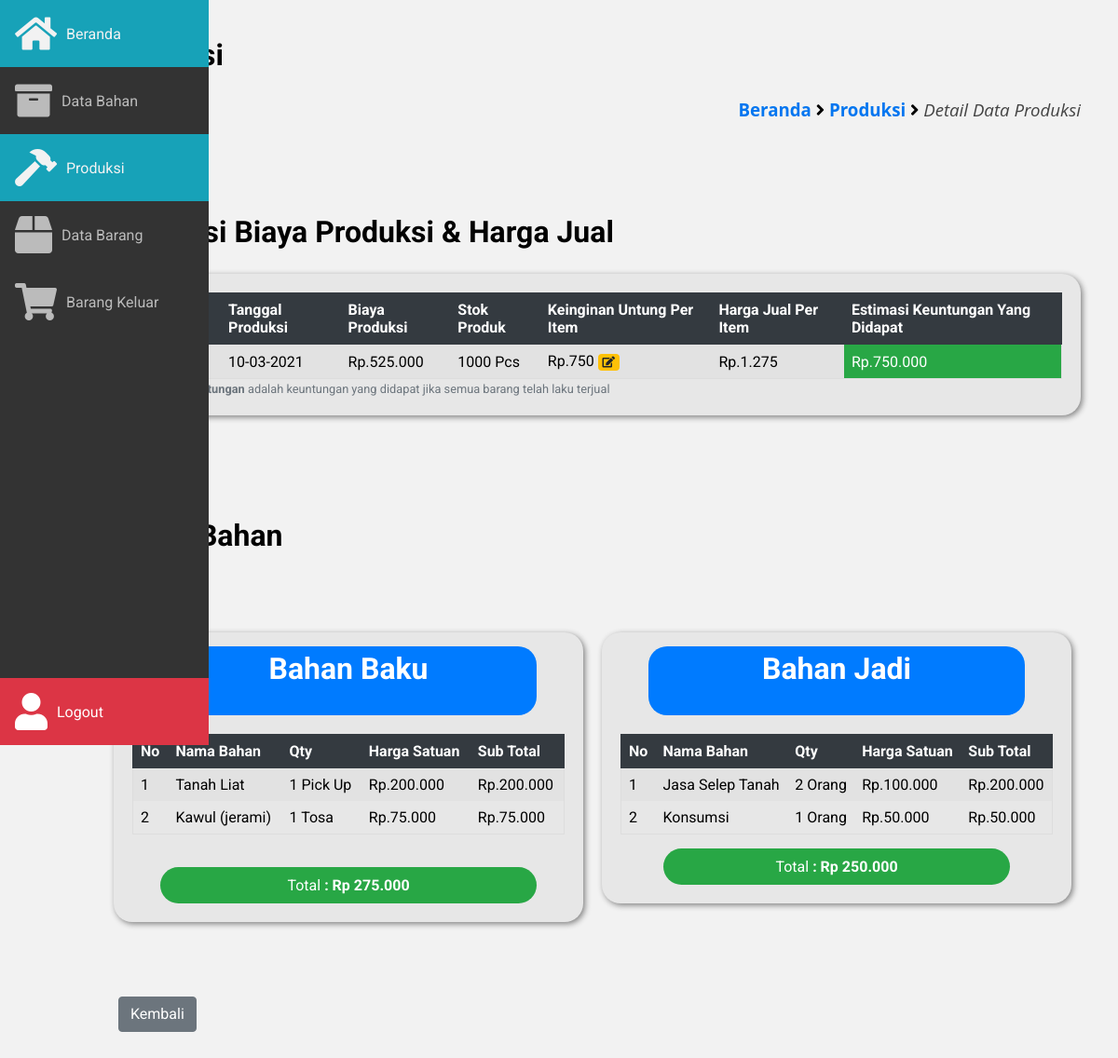
The page /frontend/produksi/detail_produksi.php?id_produksi=87&page=produksi on the database its author committed.
### tables this page shows
CREATE TABLE `produksi` (
  `id_produksi` int(12) NOT NULL,
  `nama_produk` varchar(100) NOT NULL,
  `stok_produk` int(12) NOT NULL,
  `satuan_stok_produk` varchar(100) NOT NULL,
  `untung_produk` int(12) NOT NULL,
  `tgl_produksi` date NOT NULL
);

CREATE TABLE `detail_produksi` (
  `id_detail_produksi` int(12) NOT NULL,
  `produksi_id` int(12) NOT NULL,
  `bhn_id` int(12) NOT NULL,
  `qty` int(12) NOT NULL,
  `sub_total` int(12) NOT NULL
);

CREATE TABLE `bahan` (
  `id_bahan` int(11) NOT NULL,
  `nama_bahan` varchar(100) NOT NULL,
  `tgl` date NOT NULL,
  `kuantitas` int(12) NOT NULL,
  `satuan` varchar(100) NOT NULL,
  `harga` int(11) NOT NULL,
  `kategori` varchar(100) NOT NULL
);

### frontend/produksi/detail_produksi.php (the view, shortened to what this page needs)
<?php include '../../database/koneksi.php'; ?>
<!DOCTYPE html>
<html lang="pt-BR">
	<head>
		<link rel="stylesheet" href="https://pro.fontawesome.com/releases/v5.10.0/css/all.css"/>
		<link
			rel="stylesheet"
			href="https://cdn.materialdesignicons.com/4.9.95/css/materialdesignicons.min.css"
		/>
		<link rel="stylesheet" href="../../assets/css/main.css" />
		<link rel="stylesheet" href="../../assets/css/style.css" />
		<link rel="stylesheet" href="../../assets/css/sidebar.css" />
	</head>
	<body>
	<?php
		include '../layout/sidebar.php';
	?>
		<main class="main">
			<section>
				<h2>Produksi</h2>
				<div class="breadcrumb">
						<h3>
							<a href="../../beranda.php?page=beranda">Beranda</a> <i class="fa fa-angle-right"></i>
							<a href="index.php?page=produksi">Produksi</a> <i class="fa fa-angle-right"></i>
							<span class="akhir-link-breadcrumb">Detail Data Produksi</span>
						</h3>
				</div>
				<div class="container">
					<div class="baris">
						<?php
							$id_produksi = $_GET['id_produksi'];
							$cekData   =  "SELECT * FROM detail_produksi WHERE produksi_id = '$id_produksi' ";
							$queryData = mysqli_query($host, $cekData);
							$cekdId    = mysqli_num_rows($queryData);
							if ($cekdId != null) {
								$sql        = "SELECT * FROM detail_produksi INNER JOIN produksi ON detail_produksi.produksi_id = produksi.id_produksi WHERE produksi_id = '$id_produksi' ";
								$query      = mysqli_query($host, $sql);
								$list_biaya = mysqli_fetch_assoc($query);
								$sqlSum     = "SELECT SUM(sub_total) AS total_biaya_produksi FROM detail_produksi WHERE produksi_id = '$id_produksi' ";
								$querySum   = mysqli_query($host, $sqlSum);
								$dataSum    = mysqli_fetch_assoc($querySum);
								$hargaSatuan = $dataSum['total_biaya_produksi'] / $list_biaya['stok_produk'] + $list_biaya['untung_produk'];
								$cuan        = $list_biaya['stok_produk'] * $list_biaya['untung_produk'];
						?>
							<div class="kolom-100 margin-top-50 margin-bottom-100">
								<h2>Kalkulasi Biaya Produksi & Harga Jual</h2>
								<div class="box-konten-radius backgorund-e7">
									<div class="box-badan-konten">
										<div class="table-box">
											<table class="table-responsive">
												<tr class="thead-dark">
													<th>Nama Produk</th>
													<th>Tanggal Produksi</th>
													<th>Biaya Produksi</th>
													<th>Stok Produk</th>
													<th>Keinginan Untung Per Item</th>
													<th>Harga Jual Per Item</th>
													<th>Estimasi Keuntungan Yang Didapat</th>
												</tr>
												<tr>
													<td><?= $list_biaya['nama_produk'] ?></td>
													<td><?= date('d-m-Y', strtotime($list_biaya['tgl_produksi'])) ?></td>
													<td><?= "Rp." . number_format($dataSum['total_biaya_produksi'],0, ',' , '.') ?></td>
													<td><?= $list_biaya['stok_produk'] . " " . $list_biaya['satuan_stok_produk'] ?></td>
													<td>
														<?= "Rp." . number_format($list_biaya['untung_produk'], 0, ',' , '.') ?>
														<a href="edit_untung.php?produksi_id=<?= $list_biaya['produksi_id']?>" class="lencana lencana-kuning">
															<i class="fa fa-edit"></i>
														</a>
													</td>
													<td><?= "Rp." . number_format($hargaSatuan, 0, ',' , '.') ?></td>
													<td class="background-hijau teks-putih"><?= "Rp." . number_format($cuan, 0, ',' , '.') ?></td>
												</tr>
											</table>
											<small class="teks-mati">
												<b>* Estimasi Keuntungan</b> adalah keuntungan yang didapat jika semua barang telah laku terjual
											</small>
										</div>
									</div>
								</div>
							</div>
							<div class="kolom-50">
								<h2>Detail Bahan</h2>
								<a href="edit_detail_produksi.php?id_produksi=<?php echo $id_produksi?>&page=produksi" class="tmbl tmbl-kuning float-left">
								</a>
							</div>
							<div class="kolom-100 margin-bottom-50">
								<div class="kolom-50-kiri">
									<div class="box-konten-radius backgorund-e7">
										<center>
											<div class="box-header-radius-80 background-biru teks-putih">
												<h2 class="text-center">Bahan Baku</h2>
											</div>
										</center>
										<div class="box-badan-konten">
											<div class="table-box">
												<table class="table-responsive">
													<tr class="thead-dark">
														<th>No</th>
														<th>Nama Bahan</th>
														<th>Qty</th>
														<th>Harga Satuan</th>
														<th>Sub Total</th>
													</tr>
													<?php
														$nomor = 1;
														$dataBahanBaku = "SELECT * FROM detail_produksi INNER JOIN produksi ON detail_produksi.produksi_id = produksi.id_produksi INNER JOIN bahan ON detail_produksi.bhn_id = bahan.id_bahan  WHERE produksi_id = '$id_produksi' AND kategori = 'bahan baku' ";
														$query         = mysqli_query($host, $dataBahanBaku);
														while ($bahanBaku = mysqli_fetch_assoc($query) ) {
													?>
													<tr>
														<td><?= $nomor++ ?></td>
														<td><?= $bahanBaku['nama_bahan'] ?></td>
														<td><?= $bahanBaku['qty'] . " " .  $bahanBaku['satuan'] ?></td>
														<td><?= "Rp." . number_format($bahanBaku['harga'], 0, ',' , '.') ?></td>
														<td><?= "Rp." . number_format($bahanBaku['sub_total'], 0, ',' , '.') ?></td>
													</tr>
													<?php } ?>
												</table>
											</div>
										</div>
										<center>
											<div class="kolom-kalulasi-sementara margin-bottom-20">
												<div class="box-header-radius-80 background-hijau teks-putih padding-10">
													<?php
														$sqlTotal   = mysqli_query($host, "SELECT SUM(sub_total) AS total_baku FROM detail_produksi INNER JOIN bahan ON detail_produksi.bhn_id = bahan.id_bahan  WHERE produksi_id = '$id_produksi' AND kategori = 'bahan baku' ");
														$total      = mysqli_fetch_assoc($sqlTotal);
													?>
													Total
													<b> : <?= "Rp " . number_format($total['total_baku'],0,',','.') ?></b>
												</div>
											</div>
										</center>
									</div>
								</div>
								<div class="kolom-50-kanan">
									<div class="box-konten-radius backgorund-e7">
										<center>
											<div class="box-header-radius-80 background-biru teks-putih">
												<h2 class="text-center">Bahan Jadi</h2>
											</div>
										</center>
										<div class="box-badan-konten">
											<div class="table-box">
												<table class="table-responsive">
													<tr class="thead-dark">
														<th>No</th>
														<th>Nama Bahan</th>
														<th>Qty</th>
														<th>Harga Satuan</th>
														<th>Sub Total</th>
													</tr>
													<?php
														$nomor = 1;
														$dataBahanBaku = "SELECT * FROM detail_produksi INNER JOIN produksi ON detail_produksi.produksi_id = produksi.id_produksi INNER JOIN bahan ON detail_produksi.bhn_id = bahan.id_bahan  WHERE produksi_id = '$id_produksi' AND kategori = 'bahan jadi' ";
														$query         = mysqli_query($host, $dataBahanBaku);
														while ($bahanBaku = mysqli_fetch_assoc($query) ) {
													?>
													<tr>
														<td><?= $nomor++ ?></td>
														<td><?= $bahanBaku['nama_bahan'] ?></td>
														<td><?= $bahanBaku['qty'] . " " .  $bahanBaku['satuan'] ?></td>
														<td><?= "Rp." . number_format($bahanBaku['harga'], 0, ',' , '.') ?></td>
														<td><?= "Rp." . number_format($bahanBaku['sub_total'], 0, ',' , '.') ?></td>
													</tr>
													<?php } ?>
												</table>
											</div>
											<center>
												<div class="kolom-kalulasi-sementara">
													<div class="box-header-radius-80 background-hijau teks-putih padding-10">
														<?php
															$sqlTotal   = mysqli_query($host, "SELECT SUM(sub_total) AS total_jadi FROM detail_produksi INNER JOIN produksi ON detail_produksi.produksi_id = produksi.id_produksi INNER JOIN bahan ON detail_produksi.bhn_id = bahan.id_bahan  WHERE produksi_id = '$id_produksi' AND kategori = 'bahan jadi' ");
															$total      = mysqli_fetch_assoc($sqlTotal);
														?>
														Total
														<b> : <?= "Rp " . number_format($total['total_jadi'],0,',','.') ?></b>
													</div>
												</div>
											</center>
										</div>
									</div>
								</div>
							</div>
							<?php } ?>
					</div>
					<a href="index.php?page=produksi" class="tmbl tmbl-abu-abu margin-20-0 margin-bottom-50">
						Kembali
					</a>
				</div>
			</section>
		</main>
	</body>
</html>

### frontend/layout/sidebar.php
<aside class="sidebar">
	<nav>
		<ul class="sidebar__nav">
			<li>
				<a href="/Monitoring/beranda.php?page=beranda" class="sidebar__nav__link <?php if($_GET['page'] == 'beranda'){  ?>sidebar-active <?php }?>">
					<i class="fa fa-home"></i>
					<span class="sidebar__nav__text">Beranda</span>
				</a>
			</li>
			<li>
				<a href="/Monitoring/frontend/bahan/index.php?page=bahan" class="sidebar__nav__link <?php if($_GET['page'] == 'bahan'){  ?>sidebar-active <?php } ?>">
					<i class="fas fa-archive"></i>
					<span class="sidebar__nav__text">Data Bahan</span>
				</a>
			</li>
			<li>
				<a href="/Monitoring/frontend/produksi/index.php?page=produksi" class="sidebar__nav__link <?php if($_GET['page'] == 'produksi'){  ?>sidebar-active <?php } ?>">
					<i class="fas fa-hammer"></i>
					<span class="sidebar__nav__text">Produksi</span>
				</a>
			</li>
			<li>
				<a href="/Monitoring/frontend/data_barang/index.php?page=databarang" class="sidebar__nav__link <?php if($_GET['page'] == 'databarang'){  ?>sidebar-active <?php } ?>">
					<i class="fas fa-box"></i>
					<span class="sidebar__nav__text">Data Barang</span>
				</a>
			</li>
			<li>
				<a href="/Monitoring/frontend/barang_keluar/index.php?page=barangkeluar" class="sidebar__nav__link <?php if($_GET['page'] == 'barangkeluar'){  ?>sidebar-active <?php } ?>">
					<i class="fas fa-shopping-cart"></i>
					<span class="sidebar__nav__text">Barang Keluar</span>
				</a>
			</li>
			<li>
				<a onclick="return confirm('Anda yakin ingin logout ?')" href="#" class="sidebar__nav__link link-lgout">
					<i class="fas fa-user"></i>
					<span class="sidebar__nav__text">Logout</span>
				</a>
			</li>
		</ul>
	</nav>
</aside>

### assets/css/main.css (style rules this page uses)
:root { --sidebar-width: 4.5em; }
body { margin: 0; padding: 0; font-family: 'Roboto'; }
* { outline: none; box-sizing: border-box; }
.main { margin-left: auto; margin-right: auto; max-width: 100%; padding: 1.5em 1.5em; }
.main h2 { font-size: 2em; margin-top: 0px; }
@media (min-width: 572px) { .main { margin-left: var(--sidebar-width); } }
@media (min-width: 992px) { .main { padding: 2.5em; } }

### assets/css/sidebar.css (style rules this page uses)
.sidebar { background-color: #333; position: fixed; transition: width 0.2s ease; }
.sidebar nav { height: 100%; }
.sidebar .sidebar__nav { display: flex; height: 100%; list-style: none; margin: 0; padding: 0; }
.sidebar .sidebar__nav .sidebar__nav__link { align-items: center; color: #bbb; display: flex; padding-left: 20px; text-decoration: none; transition: color 0.2s ease, background-color 0.2s ease; }
.sidebar .sidebar__nav .link-lgout { background-color: #dc3545; color: white; }
.sidebar-active { background-color: #17a2b8 !important; color: #f2f2f2 !important; }
.sidebar .sidebar__nav .sidebar__nav__text { display: none; margin-left: 10px; margin-right: auto; white-space: nowrap; }
.sidebar .sidebar__nav i { align-items: center; display: flex; justify-content: center; }
@media (min-width: 572px) { .sidebar { height: 100vh; left: 0; width: var(--sidebar-width); } }
@media (min-width: 572px) { .sidebar .sidebar__nav { flex-direction: column; } }
@media (min-width: 572px) { .sidebar .sidebar__nav li:last-child { margin-top: auto; } }
@media (min-width: 572px) { .sidebar .sidebar__nav .sidebar__nav__link { padding: 1em; } }
@media (min-width: 572px) { .sidebar .sidebar__nav i { font-size: 2.5rem; } }

### rows shown on the page
produksi: tgl_produksi "10-03-2021", stok_produk "1000", satuan_stok_produk "Pcs", untung_produk "750", cuan "750.000"
detail_produksi: bahan.nama_bahan "Tanah Liat", qty "1", bahan.satuan "Pick Up", bahan.harga "200.000", sub_total "200.000"
detail_produksi: bahan.nama_bahan "Kawul (jerami)", qty "1", bahan.satuan "Tosa", bahan.harga "75.000", sub_total "75.000"
detail_produksi: bahan.nama_bahan "Jasa Selep Tanah", qty "2", bahan.satuan "Orang", bahan.harga "100.000", sub_total "200.000"
detail_produksi: bahan.nama_bahan "Konsumsi", qty "1", bahan.satuan "Orang", bahan.harga "50.000", sub_total "50.000"

### other values the page prints
$dataSum['total_biaya_produksi'] "525.000"
$hargaSatuan "1.275"
$total['total_baku'] "275.000"
$total['total_jadi'] "250.000"
